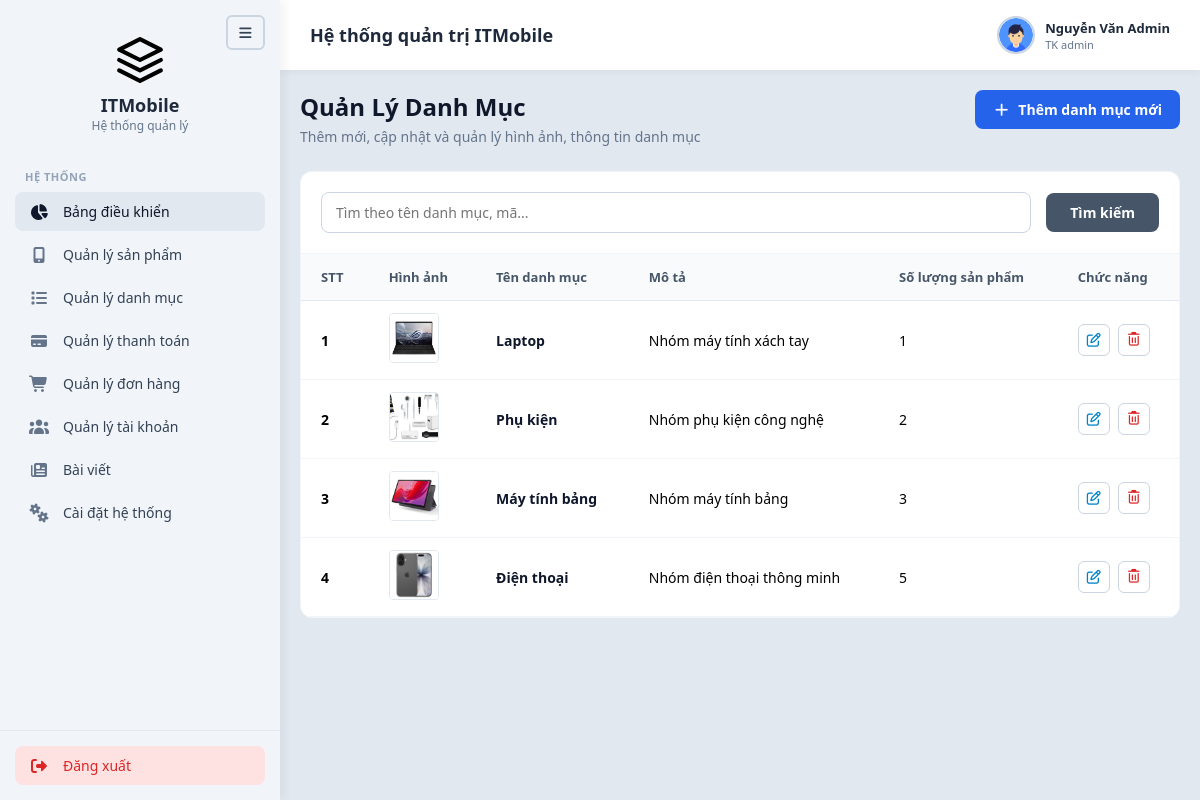
The app's page /Web_site/admin/danhsachdanhmuc.php (signed in) with its own data.
### tables this page shows
CREATE TABLE categories (
    id             INT AUTO_INCREMENT PRIMARY KEY,
    category_code  VARCHAR(20)  NOT NULL UNIQUE,          
    parent_id      INT DEFAULT NULL,
    name           VARCHAR(100) NOT NULL,
    slug           VARCHAR(100) NOT NULL UNIQUE,
    icon           VARCHAR(50),                           
    image          VARCHAR(255),                          
    description    TEXT,                                  
    sort_order     INT DEFAULT 0,
    status         TINYINT(1) DEFAULT 1,
    FOREIGN KEY (parent_id) REFERENCES categories(id) ON DELETE SET NULL
);

### Web_site/admin/xyly/xuly.php (called while the page is built, shortened)
<?php
class xuly extends csdltmdt
{
    public function xuatdulieu($sql)
    {
        $arr = array();
        $link = $this->connect();
        if ($link) {
            $result = $link->query($sql);
            if ($result && $result->num_rows > 0) {
                while ($row = $result->fetch_assoc()) {
                    $arr[] = $row;
                }
            }
        }
        return $arr;
    }
}

### Web_site/admin/danhsachdanhmuc.php (the view, shortened to what this page needs)
<?php
include("xyly/xuly.php");
$p = new xuly();
$sql = "SELECT * FROM categories WHERE 1=1";
$sql .= " ORDER BY id DESC";
$danhmuc = $p->xuatdulieu($sql);
include("includes/header.php");
include("includes/sidebar.php");
include("includes/navbar.php");
?>
<main class="main-content">
    <div class="content-card">
        <div class="page-header">
            <div class="page-title">
                <h1>Quản Lý Danh Mục</h1>
                <p>Thêm mới, cập nhật và quản lý hình ảnh, thông tin danh mục</p>
            </div>
            <a href="<?php echo BASE_URL; ?>/themdanhmuc.php" class="btn-primary" title="Thêm danh mục mới">
                <i class="fa-solid fa-plus"></i> <span>Thêm danh mục mới</span>
            </a>
        </div>
        <form method="GET" action="" class="filter-section">
            <div class="search-box" style="flex: 1;">
                <input type="text" name="search" placeholder="Tìm theo tên danh mục, mã..." value="<?php echo isset($_GET['search']) ? htmlspecialchars($_GET['search']) : ''; ?>">
            </div>
            <button type="submit" class="btn-filter">Tìm kiếm</button>
        </form>
        <div class="table-container">
            <table>
                <thead>
                    <tr>
                        <th>STT</th>
                        <th>Hình ảnh</th>
                        <th>Tên danh mục</th>
                        <th>Mô tả</th>
                        <th>Số lượng sản phẩm</th>
                        <th>Chức năng</th>
                    </tr>
                </thead>
                <tbody>
                    <?php
                    if (!empty($danhmuc)) {
                        $stt = 1;
                        foreach ($danhmuc as $row) {
                            $catId = $row['id'];
                            $countRes = $p->xuatdulieu("SELECT COUNT(*) as total FROM products WHERE category_id = '$catId'");
                            $productCount = !empty($countRes) ? $countRes[0]['total'] : 0;
                            $imageSrc = '../uploads/anhdanhmuc/' . $row['image'];
                            echo '<tr>
                                    <td><strong>' . $stt++ . '</strong></td>
                                    <td><img src="' . htmlspecialchars($imageSrc) . '" alt="Category Image" class="product-img" style="width: 50px; height: 50px; object-fit: cover; border-radius: 4px;"></td>
                                    <td><span style="font-weight: 600; color: #0f172a;">' . htmlspecialchars($row['name']) . '</span></td>
                                    <td>' . htmlspecialchars($row['description']) . '</td>
                                    <td>' . $productCount . '</td>
                                    <td>
                                        <div class="action-buttons">
                                            <a href="' . BASE_URL . '/capnhatdm.php?id=' . $row['id'] . '" class="btn-action btn-edit" title="Chỉnh sửa">
                                                <i class="fa-regular fa-pen-to-square"></i>
                                            </a>
                                            <button type="button" class="btn-action btn-delete nutxoa" title="Xóa" data-id="' . $row['id'] . '" data-name="' . htmlspecialchars($row['name']) . '">
                                                <i class="fa-regular fa-trash-can"></i>
                                            </button>
                                        </div>
                                    </td>
                                </tr>';
                        }
                    } else {
                        echo '<tr><td colspan="6" style="text-align: center; padding: 20px;">Chưa có danh mục nào.</td></tr>';
                    }
                    ?>
                </tbody>
            </table>
        </div>
    </div>
</main>
<?php
include("includes/footer.php");
?>

### Web_site/admin/assets/CSS/style.css (style rules this page uses)
* { margin: 0; padding: 0; box-sizing: border-box; font-family: 'Segoe UI', Tahoma, Geneva, Verdana, sans-serif; height: auto; }
html, body { height: auto !important; min-height: 100%; overflow-y: auto !important; overflow-x: hidden; }
body { background-color: #e2e8f0; display: flex; height: 100%; overflow: hidden; }

### Web_site/admin/assets/CSS/stylemain.css (style rules this page uses)
.main-content { padding: 20px; font-family: inherit; box-sizing: border-box; height: calc(100vh - 70px); overflow-y: auto; overflow-x: hidden; }
.page-header { display: flex; justify-content: space-between; align-items: flex-start; margin-bottom: 25px; gap: 15px; }
.page-title h1 { font-size: 24px; font-weight: 700; color: #0f172a; margin-bottom: 4px; margin-top: 0; }
.page-title p { font-size: 14px; color: #64748b; margin: 0; }
.btn-primary { background-color: #2563eb; color: white; border: none; padding: 10px 18px; border-radius: 8px; font-size: 14px; font-weight: 600; cursor: pointer; display: flex; align-items: center; gap: 8px; white-space: nowrap; text-decoration: none; }
.filter-section { background: white; padding: 20px; border-radius: 12px 12px 0 0; display: flex; gap: 15px; align-items: center; border: 1px solid #f1f5f9; border-bottom: none; flex-wrap: wrap; }
.search-box { flex: 2; min-width: 220px; }
.search-box input { width: 100%; padding: 10px 14px; border: 1px solid #cbd5e1; border-radius: 8px; font-size: 14px; outline: none; box-sizing: border-box; }
.btn-filter { background-color: #475569; color: white; border: none; padding: 10px 24px; border-radius: 8px; font-size: 14px; font-weight: 600; cursor: pointer; }
.table-container { background: white; border-radius: 0 0 12px 12px; max-height: 450px; overflow-y: auto; overflow-x: auto; border: 1px solid #f1f5f9; position: relative; -webkit-overflow-scrolling: touch; }
.table-container table { width: 100%; border-collapse: collapse; text-align: left; min-width: 750px; }
.table-container th { padding: 14px 20px; font-size: 13px; font-weight: 600; color: #475569; background-color: #f8fafc; border-bottom: 1px solid #e2e8f0; position: sticky; top: 0; z-index: 10; white-space: nowrap; }
.table-container td { padding: 12px 20px; font-size: 14px; border-bottom: 1px solid #f1f5f9; vertical-align: middle; white-space: nowrap; }
.product-img { width: 42px; height: 42px; border-radius: 8px; object-fit: cover; border: 1px solid #e2e8f0; }
.action-buttons { display: flex; gap: 8px; }
.btn-action { width: 32px; height: 32px; border-radius: 6px; border: 1px solid #cbd5e1; background: white; cursor: pointer; display: flex; align-items: center; justify-content: center; text-decoration: none; }
.btn-edit { color: #0284c7; }
.btn-delete { color: #dc2626; }

### records on screen
categories: image (picture), name "Laptop", description "Nhóm máy tính xách tay", productCount "1"
categories: image (picture), name "Phụ kiện", description "Nhóm phụ kiện công nghệ", productCount "2"
categories: image (picture), name "Máy tính bảng", description "Nhóm máy tính bảng", productCount "3"
categories: image (picture), name "Điện thoại", description "Nhóm điện thoại thông minh", productCount "5"

### other values on screen
$_SESSION['full_name'] "Nguyễn Văn Admin"
$_SESSION['role'] "admin"
